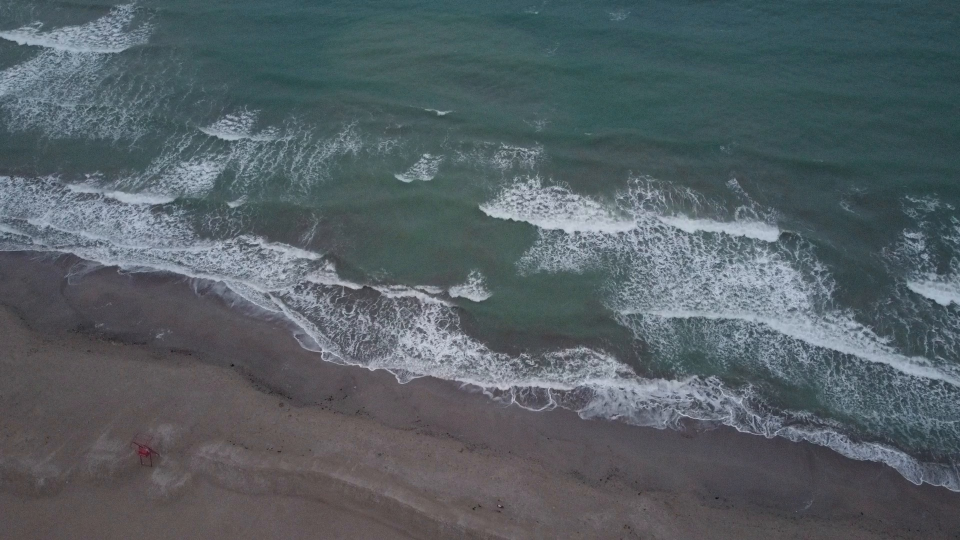
#> input picture surf_real_1.jpg, 1920 x 1080 px, given in place of RipVIS-016.mp4, which was not available (shown at 1/2 size)
$ python frame_detector.py
#> lines starting #> are read from the running program, lines starting #| are printed output that depends on the picture; after the words box and inside, x2 and y2 are one past the last pixel; in counts of white or black regions, pixels touching at a corner belong together; pictures that were not available may be replaced by others from this repository, and a replacement may not be noted
"""
frame_detector.py
─────────────────
SCRUM-47 · SurfWatch – Frame-by-Frame Motion Detection Viewer
Shows ORB keypoints, motion vectors, and match info on every frame
like a research paper visualization.

Usage:
    python frame_detector.py --input RipVIS-016.mp4
    python frame_detector.py --input RipVIS-016.mp4 --output detected_output.mp4

Controls (if running live):
    Q = quit
"""

import argparse
import cv2
import numpy as np
from pathlib import Path

# ── Config ────────────────────────────────────────────────────────────────────
ORB_N_FEATURES   = 500
MATCH_RATIO      = 0.75
MIN_MATCHES      = 10
RANSAC_THRESH    = 5.0
FRAME_LIMIT      = 941   # process all frames
RESIZE_W, RESIZE_H = 960, 540  # output resolution per panel

# Colors (BGR)
COLOR_KP_PREV    = (0,   255, 255)   # yellow  – keypoints on prev frame
COLOR_KP_CURR    = (0,   255,   0)   # green   – keypoints on curr frame
COLOR_MATCH_LINE = (255,  80,  80)   # blue    – match lines
COLOR_INLIER     = (0,   200,   0)   # green   – inlier matches
COLOR_OUTLIER    = (0,    0,  200)   # red     – outlier matches
COLOR_TEXT       = (255, 255, 255)
COLOR_BOX        = (30,   30,  30)
COLOR_BORDER_OK  = (0,   220,   0)
COLOR_BORDER_FAIL= (0,     0, 220)


def draw_panel_label(img, text, pos=(10, 30), color=COLOR_TEXT):
    cv2.putText(img, text, pos, cv2.FONT_HERSHEY_SIMPLEX, 0.7, (0,0,0), 4)
    cv2.putText(img, text, pos, cv2.FONT_HERSHEY_SIMPLEX, 0.7, color, 2)


def draw_stats_box(canvas, stats: dict, x, y):
    """Draw a semi-transparent stats box."""
    lines = [
        f"Frame    : {stats['frame']}",
        f"KP prev  : {stats['kp_prev']}",
        f"KP curr  : {stats['kp_curr']}",
        f"Matches  : {stats['matches']}",
        f"Inliers  : {stats['inliers']}",
        f"Ratio    : {stats['ratio']:.1%}",
        f"dX       : {stats['dx']:+.1f} px",
        f"dY       : {stats['dy']:+.1f} px",
        f"Angle    : {stats['angle']:+.2f} deg",
        f"Status   : {'OK' if stats['ok'] else 'FAILED'}",
    ]
    padding = 10
    line_h  = 22
    box_w   = 220
    box_h   = len(lines) * line_h + 2 * padding

    # Dark background
    overlay = canvas.copy()
    cv2.rectangle(overlay, (x, y), (x + box_w, y + box_h), (20, 20, 20), -1)
    cv2.addWeighted(overlay, 0.75, canvas, 0.25, 0, canvas)
    cv2.rectangle(canvas, (x, y), (x + box_w, y + box_h),
                  COLOR_BORDER_OK if stats['ok'] else COLOR_BORDER_FAIL, 1)

    for i, line in enumerate(lines):
        ty = y + padding + i * line_h + 14
        color = COLOR_BORDER_OK if (i == 9 and stats['ok']) else \
                COLOR_BORDER_FAIL if (i == 9 and not stats['ok']) else COLOR_TEXT
        cv2.putText(canvas, line, (x + padding, ty),
                    cv2.FONT_HERSHEY_SIMPLEX, 0.48, color, 1)


def process_video(input_path: str, output_path: str):
#> called with input_path = 'RipVIS-016.mp4', output_path = 'frame_detection_output.mp4'
    cap = cv2.VideoCapture(input_path)
    if not cap.isOpened():
        raise FileNotFoundError(f"Cannot open: {input_path}")

    total  = int(cap.get(cv2.CAP_PROP_FRAME_COUNT))
    fps    = cap.get(cv2.CAP_PROP_FPS) or 30.0
    orig_w = int(cap.get(cv2.CAP_PROP_FRAME_WIDTH))
    orig_h = int(cap.get(cv2.CAP_PROP_FRAME_HEIGHT))

    print(f"[INFO] Input  : {input_path}  ({orig_w}x{orig_h} @ {fps:.1f}fps, {total} frames)")
    print(f"[INFO] Output : {output_path}")
    print(f"[INFO] Processing every frame with ORB detection visualization...\n")

    # Output is 2-panel side by side
    out_w = RESIZE_W * 2
    out_h = RESIZE_H
    writer = cv2.VideoWriter(
        output_path,
        cv2.VideoWriter_fourcc(*"mp4v"),
        fps,
        (out_w, out_h)
    )

    orb     = cv2.ORB_create(nfeatures=ORB_N_FEATURES)
    matcher = cv2.BFMatcher(cv2.NORM_HAMMING)

    ret, first = cap.read()
#> first is the input picture: shape (1080, 1920, 3); mean B, G, R 100.4, 95.1, 85
    if not ret:
        raise RuntimeError("Cannot read first frame!")

    prev_frame = cv2.resize(first, (RESIZE_W, RESIZE_H))
    prev_gray  = cv2.cvtColor(prev_frame, cv2.COLOR_BGR2GRAY)
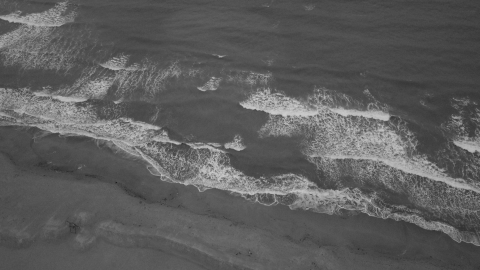
#> prev_gray: shape (540, 960) (shown at 1/2 size); min 17, max 209, mean 92.8
    kp_prev, des_prev = orb.detectAndCompute(prev_gray, None)
#> kp_prev = 500 keypoints; strongest (x, y, size): (773, 233, 92.6), (774, 234, 77.1), (510, 218, 31), (678, 229, 31)

    frame_idx  = 1
    total_ok   = 0
    total_fail = 0

    while True:
        ret, raw = cap.read()
        if not ret:
            break

        curr_frame = cv2.resize(raw, (RESIZE_W, RESIZE_H))
        curr_gray  = cv2.cvtColor(curr_frame, cv2.COLOR_BGR2GRAY)
        kp_curr, des_curr = orb.detectAndCompute(curr_gray, None)
#> kp_curr has the same summary as kp_prev

        # ── Match ──────────────────────────────────────────────────────────
        dx, dy, angle = 0.0, 0.0, 0.0
        good, inliers_mask = [], None
        ok = False

        if des_prev is not None and des_curr is not None and len(kp_prev) >= MIN_MATCHES:
            raw_matches = matcher.knnMatch(des_prev, des_curr, k=2)
#> raw_matches = 500 matches
            good = [m for m, n in raw_matches
                    if m.distance < MATCH_RATIO * n.distance]
#> good = 500 matches

            if len(good) >= MIN_MATCHES:
                pts1 = np.float32([kp_prev[m.queryIdx].pt for m in good])
#> pts1 = 500 pairs, first value 47.52 to 912, second value 111.6 to 431
                pts2 = np.float32([kp_curr[m.trainIdx].pt for m in good])
#> pts2 has the same summary as pts1
                H, mask = cv2.findHomography(pts1, pts2, cv2.RANSAC, RANSAC_THRESH)
#> H = [[1, -1.02e-15, -4.08e-15], [-2.95e-17, 1, 3.4e-14], [2.76e-19, -1.14e-18, 1]]; mask = 500 values from 1 to 1
                if H is not None and mask is not None:
                    inliers_mask = mask.ravel()
#> inliers_mask = 500 values from 1 to 1
                    n_inliers = int(inliers_mask.sum())
#> n_inliers = 500
                    ok = n_inliers >= MIN_MATCHES
#> ok = True
                    if ok:
                        total_ok += 1
                        dx    =  H[0, 2]
#> dx = -4.08e-15
                        dy    =  H[1, 2]
#> dy = 3.4e-14
                        angle =  np.degrees(np.arctan2(H[1, 0], H[0, 0]))
#> angle = -1.69e-15
                else:
                    inliers_mask = np.zeros(len(good), dtype=np.uint8)

        if not ok:
            total_fail += 1

        n_inliers = int(inliers_mask.sum()) if inliers_mask is not None else 0
        ratio     = n_inliers / len(good) if good else 0.0
#> ratio = 1

        # ── Build LEFT panel: prev frame with keypoints ────────────────────
        left = prev_frame.copy()
        for kp in kp_prev:
            cv2.circle(left, (int(kp.pt[0]), int(kp.pt[1])), 3, COLOR_KP_PREV, -1)
#> this loop made 500 passes
#> kp on passes 1 to 3: keypoint at (333, 335), size 31, keypoint at (219, 137), size 31, keypoint at (860, 328), size 31
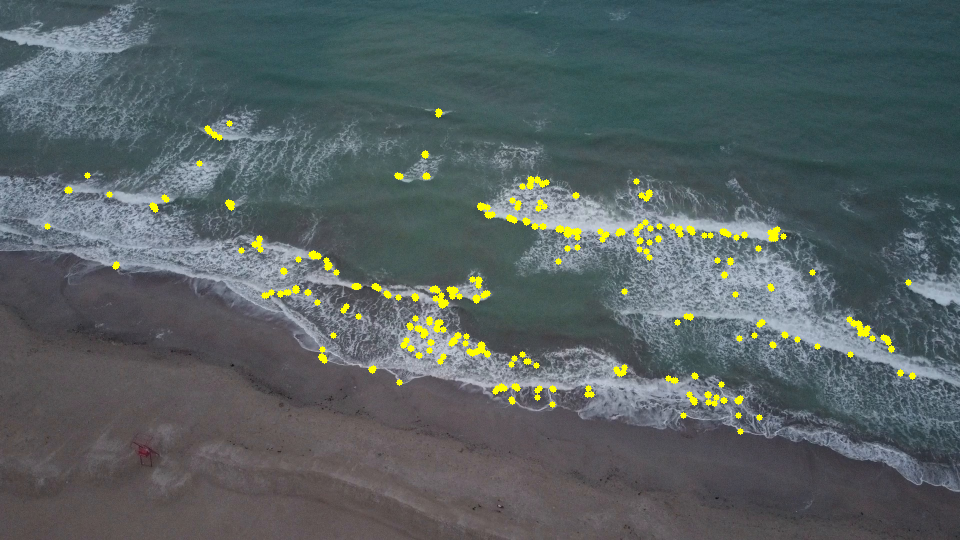
#> left: shape (540, 960, 3); mean B, G, R 98.3, 97.1, 87.1
        draw_panel_label(left, "Previous frame  |  ORB keypoints (yellow)")
#> in draw_panel_label, `cv2.putText(img, text, pos, cv2.FONT_HERSHEY_SIMPLEX, 0.7, color, 2)`:
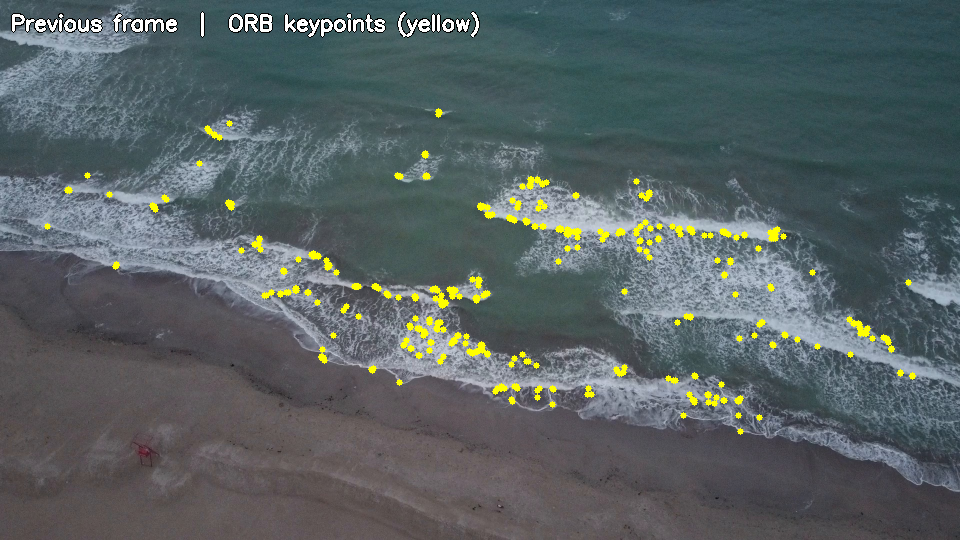
#> img: shape (540, 960, 3); mean B, G, R 98.8, 97.7, 87.9

        # ── Build RIGHT panel: curr frame with matches ─────────────────────
        right = curr_frame.copy()
        for kp in kp_curr:
            cv2.circle(right, (int(kp.pt[0]), int(kp.pt[1])), 3, COLOR_KP_CURR, 1)
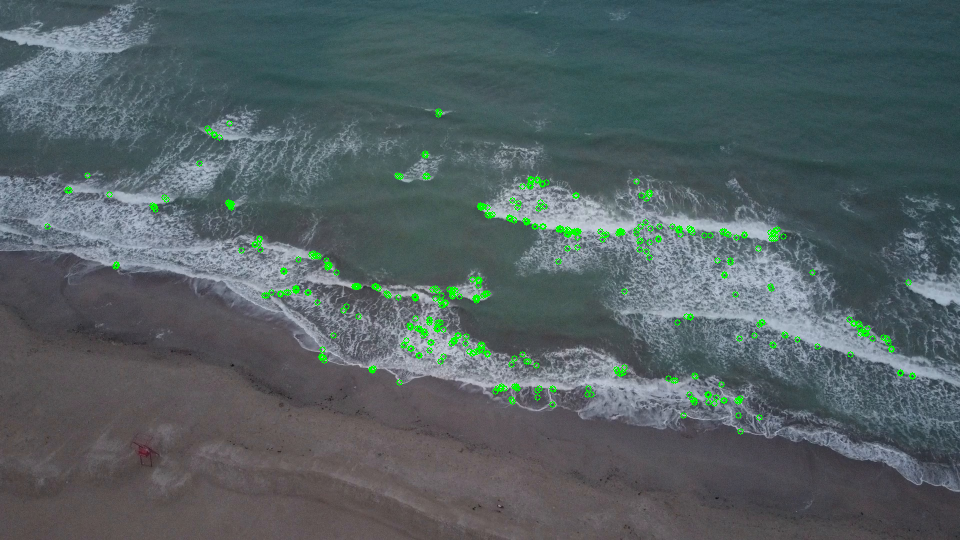
#> right: shape (540, 960, 3); mean B, G, R 98.9, 96.5, 83.8

        # Draw inlier / outlier match lines
        if good and inliers_mask is not None:
            for i, m in enumerate(good):
                pt1 = tuple(map(int, kp_prev[m.queryIdx].pt))
                pt2 = tuple(map(int, kp_curr[m.trainIdx].pt))
                color = COLOR_INLIER if inliers_mask[i] else COLOR_OUTLIER
                thickness = 2 if inliers_mask[i] else 1
                cv2.line(right, pt1, pt2, color, thickness)
#> this loop made 500 passes
#> pt2 on passes 1 to 3: (333, 335), (219, 137), (860, 328)
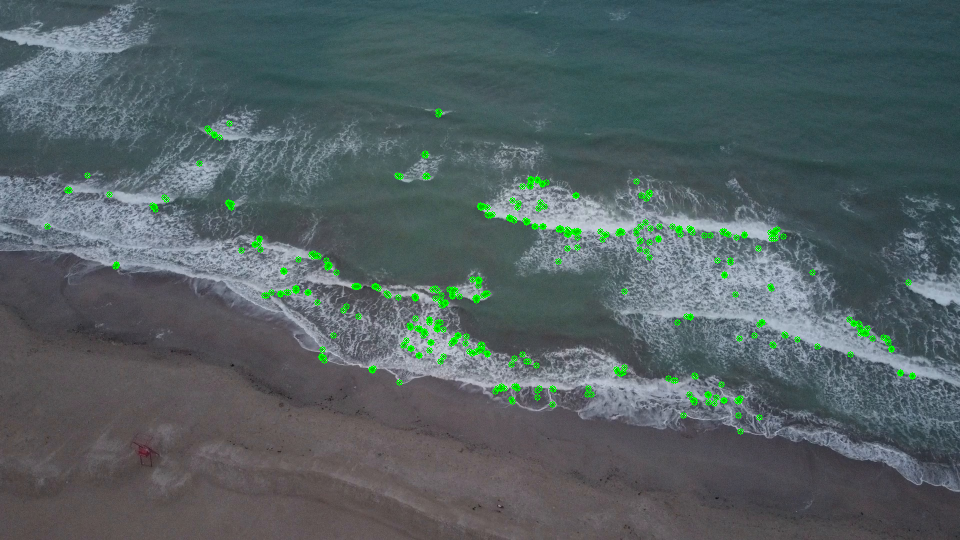
#> right: shape (540, 960, 3); 0.35% of pixels changed, all inside (x1, y1, x2, y2) = (46, 110, 914, 433)

        draw_panel_label(right,
            f"Current frame  |  Inliers={n_inliers} (green)  Outliers={len(good)-n_inliers} (red)")

        # ── Combine panels ─────────────────────────────────────────────────
        canvas = np.hstack([left, right])

        # Stats box
        stats = dict(
            frame   = frame_idx,
            kp_prev = len(kp_prev),
            kp_curr = len(kp_curr),
            matches = len(good),
            inliers = n_inliers,
            ratio   = ratio,
            dx      = dx,
            dy      = dy,
            angle   = angle,
            ok      = ok,
        )
#> stats = 10 items
        draw_stats_box(canvas, stats, x=RESIZE_W - 240, y=RESIZE_H - 260)
#> in draw_stats_box, `lines = [ f"Frame    : {stats['frame']}", f"KP prev  : {stats['kp_prev..`: lines = ['Frame    : 1', 'KP prev  : 500', 'KP curr  : 500', 'Matches  : 500', 'Inliers  : 500', 'Ratio    : 100.0%', 'dX       : -0.0 px', 'dY       : +0.0 px', 'Angle    : -0.00 deg', 'Status   : OK']
#> in draw_stats_box, `box_h   = len(lines) * line_h + 2 * padding`: box_h = 240
#> the loop in draw_stats_box, `for i, line in enumerate(lines):` made 10 passes
#> (line, ty, color) on passes 1 to 8: ('Frame    : 1', 304, (255, 255, 255)), ('KP prev  : 500', 326, (255, 255, 255)), ('KP curr  : 500', 348, (255, 255, 255)), ('Matches  : 500', 370, (255, 255, 255)), ('Inliers  : 500', 392, (255, 255, 255)), ('Ratio    : 100.0%', 414, (255, 255, 255)), ('dX       : -0.0 px', 436, (255, 255, 255)), ('dY       : +0.0 px', 458, (255, 255, 255))
#> after the loop in draw_stats_box, `for i, line in enumerate(lines):`:
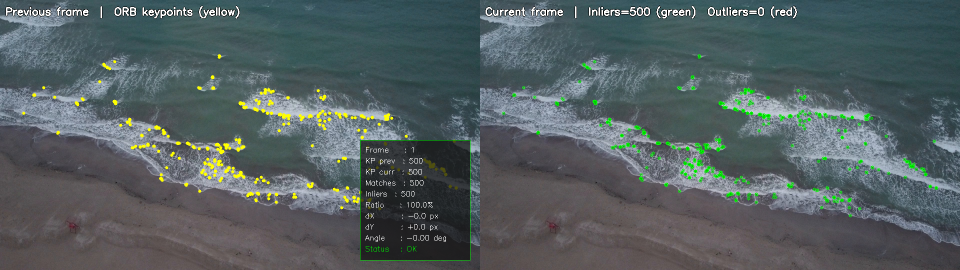
#> canvas: shape (540, 1920, 3) (shown at 1/2 size); mean B, G, R 96.2, 95, 83.9

        # Progress bar at bottom
        progress = frame_idx / total
        bar_w    = int(out_w * progress)
#> bar_w = 1920
        cv2.rectangle(canvas, (0, out_h - 6), (out_w, out_h), (50, 50, 50), -1)
        cv2.rectangle(canvas, (0, out_h - 6), (bar_w, out_h),
                      COLOR_BORDER_OK if ok else COLOR_BORDER_FAIL, -1)

        # Title bar
        title = (f"SCRUM-47 | SurfWatch Motion Detection | "
                 f"Frame {frame_idx}/{total} | "
                 f"OK={total_ok}  FAIL={total_fail}")
        cv2.rectangle(canvas, (0, 0), (out_w, 28), (20, 20, 20), -1)
        cv2.putText(canvas, title, (8, 20),
                    cv2.FONT_HERSHEY_SIMPLEX, 0.55, COLOR_TEXT, 1)
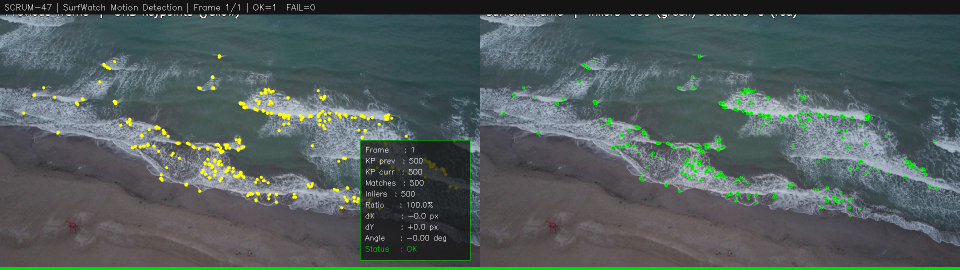
#> canvas: shape (540, 1920, 3) (shown at 1/2 size); mean B, G, R 91.2, 92.8, 80.3

        writer.write(canvas)

        # Update prev
        prev_frame = curr_frame
        prev_gray  = curr_gray
        kp_prev    = kp_curr
        des_prev   = des_curr

        frame_idx += 1
        if frame_idx % 100 == 0:
            print(f"  … frame {frame_idx}/{total}  inliers={n_inliers}  "
                  f"ok={total_ok}  fail={total_fail}")

    cap.release()
    writer.release()

    print(f"\n{'='*60}")
    print(f"FRAME-BY-FRAME DETECTION COMPLETE")
    print(f"{'='*60}")
    print(f"  Total frames processed : {frame_idx}")
    print(f"  Successful detections  : {total_ok}")
    print(f"  Failed detections      : {total_fail}")
    print(f"  Success rate           : {total_ok/frame_idx*100:.1f}%")
    print(f"  Output saved           : {output_path}")


if __name__ == "__main__":
    parser = argparse.ArgumentParser()
    parser.add_argument("--input",  default="RipVIS-016.mp4")
    parser.add_argument("--output", default="frame_detection_output.mp4")
    args = parser.parse_args()
    process_video(args.input, args.output)

$ run again, on surf_real_2.jpg
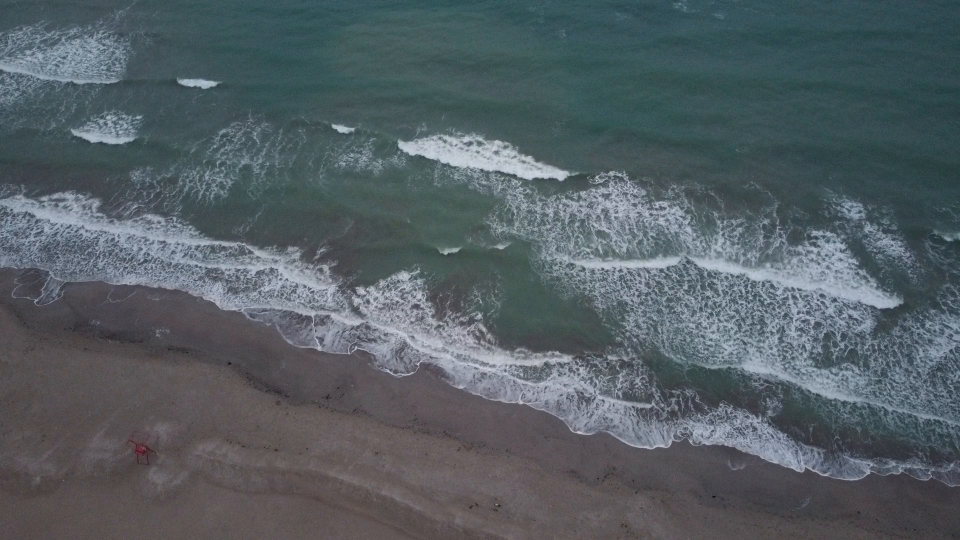
#> input picture surf_real_2.jpg, 1920 x 1080 px, given in place of RipVIS-016.mp4, which was not available (shown at 1/2 size)
#> in process_video, first is the input picture: shape (1080, 1920, 3); mean B, G, R 99.5, 94.2, 84.4
#> kp_prev = 500 keypoints; strongest (x, y, size): (562, 174, 77.1), (564, 172, 64.3), (565, 173, 53.6), (560, 179, 37.2)
#> kp_curr has the same summary as kp_prev
#> raw_matches = 500 matches
#> pts1 = 500 pairs, first value 70 to 902, second value 79.63 to 473
#> pts2 has the same summary as pts1
#> H = [[1, -1.21e-15, 9.24e-14], [2.6e-16, 1, -2.47e-13], [1.23e-18, -2.56e-18, 1]]; mask = 500 values from 1 to 1
#> n_inliers = 500
#> ok = True
#> dx = 9.24e-14
#> dy = -2.47e-13
#> angle = 1.49e-14
#> ratio = 1
#> the loop in process_video, `for kp in kp_prev:` made 500 passes
#> kp on passes 1 to 3: keypoint at (546, 178), size 31, keypoint at (634, 407), size 31, keypoint at (427, 300), size 31
#> the loop in process_video, `for kp in kp_curr:` made 500 passes
#> after the loop in process_video, `for kp in kp_curr:`:
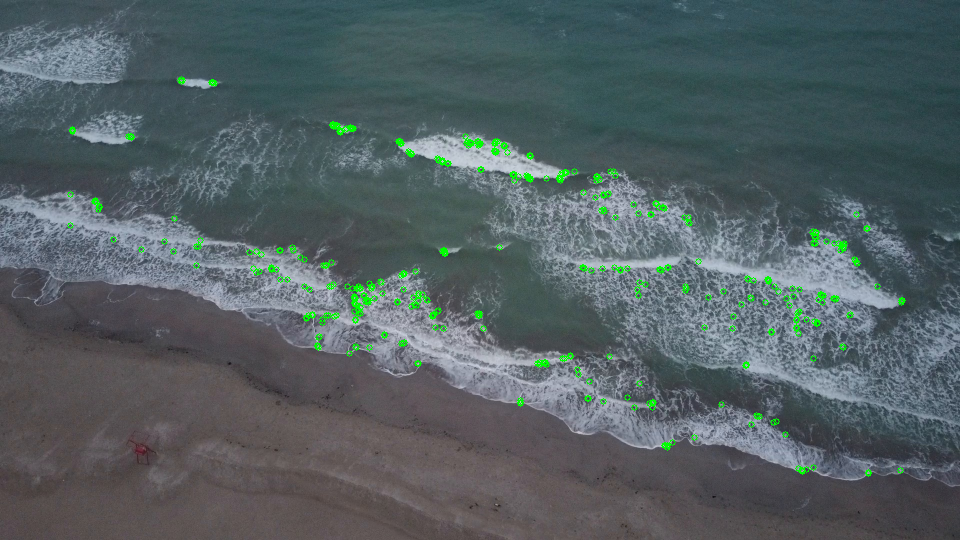
#> right: shape (540, 960, 3); mean B, G, R 98, 95.7, 83.1
#> the loop in process_video, `for i, m in enumerate(good):` made 500 passes
#> pt2 on passes 1 to 3: (546, 178), (634, 407), (427, 300)
#> stats = 10 items
#> lines = ['Frame    : 1', 'KP prev  : 500', 'KP curr  : 500', 'Matches  : 500', 'Inliers  : 500', 'Ratio    : 100.0%', 'dX       : +0.0 px', 'dY       : -0.0 px', 'Angle    : +0.00 deg', 'Status   : OK']
#> box_h = 240
#> overlay: shape (540, 1920, 3); mean B, G, R 93.9, 92.4, 81.9
#> the loop in draw_stats_box, `for i, line in enumerate(lines):` made 10 passes
#> (line, ty, color) on passes 1 to 8: ('Frame    : 1', 304, (255, 255, 255)), ('KP prev  : 500', 326, (255, 255, 255)), ('KP curr  : 500', 348, (255, 255, 255)), ('Matches  : 500', 370, (255, 255, 255)), ('Inliers  : 500', 392, (255, 255, 255)), ('Ratio    : 100.0%', 414, (255, 255, 255)), ('dX       : +0.0 px', 436, (255, 255, 255)), ('dY       : -0.0 px', 458, (255, 255, 255))
#> bar_w = 1920
#> in process_video, `cv2.putText(canvas, title, (8, 20), cv2.FONT_HERSHEY_SIMPLEX, 0.55, CO..`:
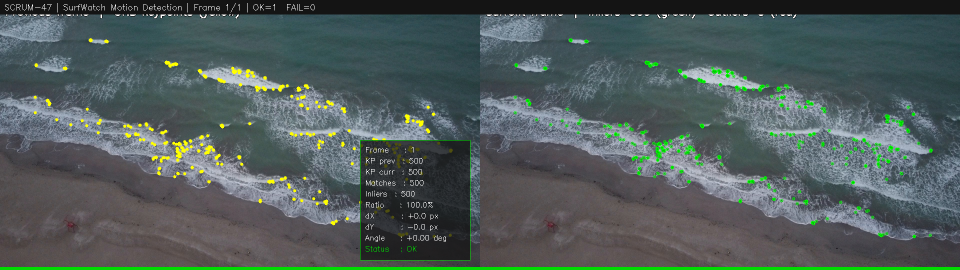
#> canvas: shape (540, 1920, 3) (shown at 1/2 size); mean B, G, R 90.4, 91.9, 79.7
